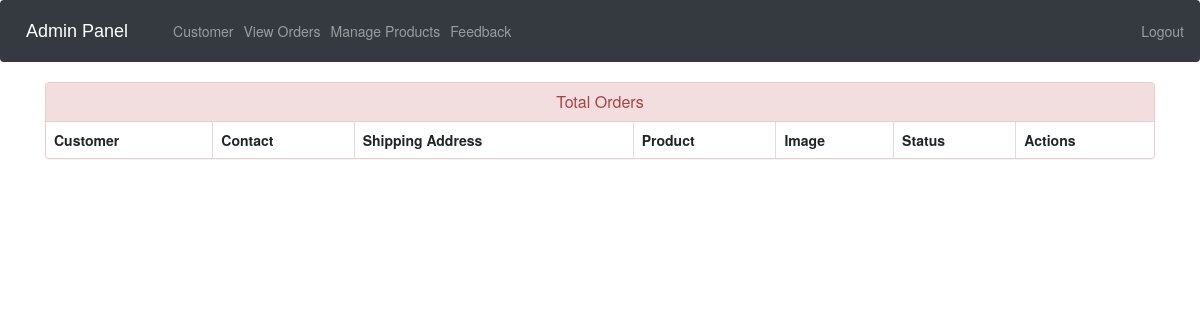
Before: /admin-view-booking (signed in) with the older database file.
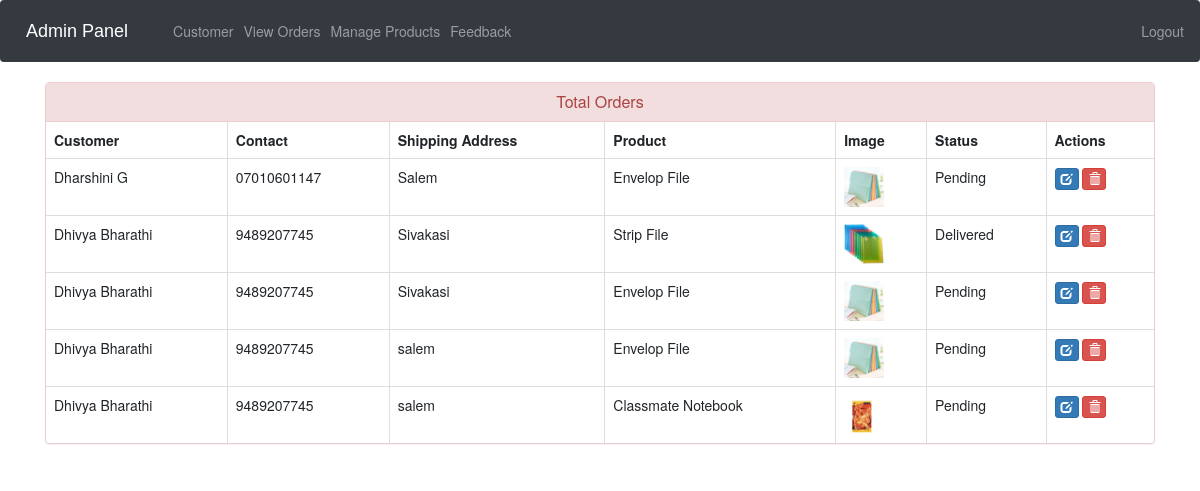
After: the same page with the newer database file.
### ecom/models.py (models this page shows, shortened)
class Customer(models.Model):
    user=models.OneToOneField(User,on_delete=models.CASCADE)
    profile_pic= models.ImageField(upload_to='profile_pic/CustomerProfilePic/',null=True,blank=True)
    address = models.CharField(max_length=40)
    mobile = models.CharField(max_length=20,null=False)
    @property
    def get_name(self):
        return self.user.first_name+" "+self.user.last_name

class Orders(models.Model):
    STATUS =(
        ('Pending','Pending'),
        ('Order Confirmed','Order Confirmed'),
        ('Out for Delivery','Out for Delivery'),
        ('Delivered','Delivered'),
    )
    customer=models.ForeignKey('Customer', on_delete=models.CASCADE,null=True)
    product=models.ForeignKey('Product',on_delete=models.CASCADE,null=True)
    email = models.CharField(max_length=50,null=True)
    address = models.CharField(max_length=500,null=True)
    mobile = models.CharField(max_length=20,null=True)
    order_date= models.DateField(auto_now_add=True,null=True)
    status=models.CharField(max_length=50,null=True,choices=STATUS)

class Product(models.Model):
    name=models.CharField(max_length=40)
    product_image= models.ImageField(upload_to='product_image/',null=True,blank=True)
    price = models.PositiveIntegerField()
    description=models.CharField(max_length=40)

### ecom/views.py (the view)
# urls.py: path('admin-view-booking', views.admin_view_booking_view,name='admin-view-booking'),
@login_required(login_url='adminlogin')
def admin_view_booking_view(request):
    orders=models.Orders.objects.all()
    ordered_products=[]
    ordered_bys=[]
    for order in orders:
        ordered_product=models.Product.objects.all().filter(id=order.product.id)
        ordered_by=models.Customer.objects.all().filter(id = order.customer.id)
        ordered_products.append(ordered_product)
        ordered_bys.append(ordered_by)
    return render(request,'ecom/admin_view_booking.html',{'data':zip(ordered_products,ordered_bys,orders)})

### templates/ecom/admin_view_booking.html (shortened to what this page needs)
{% extends 'ecom/admin_base.html' %}
{% load static %}
{% block content %}
<head>
  <link href="//netdna.bootstrapcdn.com/bootstrap/3.0.0/css/bootstrap.min.css" rel="stylesheet" id="bootstrap-css">
</head>
<div class="container">
  <div class="panel panel-danger">
    <div class="panel-heading">
      <h6 class="panel-title">Total Orders</h6>
    </div>
    <table class="table table-hover table-bordered" id="dev-table">
      <thead>
        <tr>
          <th>Customer</th>
          <th>Contact</th>
          <th>Shipping Address</th>
          <th>Product</th>
          <th>Image</th>
          <th>Status</th>
          <th>Actions</th>
        </tr>
      </thead>
      {% for product,customer,order in data %}
      <tr>
        {% for c in customer %}
        <td> {{c.get_name}}</td>
        <td>{{c.mobile}}</td>
        <td>{{order.address}}</td>
        {% endfor %}
        {% for p in product %}
        <td> {{p.name}}</td>
        <td> <img src="{% static p.product_image.url %}" alt="Profile Pic" height="40px" width="40px" /></td>
        <td>{{order.status}}</td>
        <td><a class="btn btn-primary btn-xs" href="{% url 'update-order' order.id  %}"><span class="glyphicon glyphicon-edit"></span></a>
        <a class="btn btn-danger btn-xs" href="{% url 'delete-order' order.id  %}"><span class="glyphicon glyphicon-trash"></span></a></td>
        {% endfor %}
      </tr>
      {% endfor %}
    </table>
  </div>
</div>
{% endblock content %}

Changed rows visible on the page:
added Orders: address "Salem", status "Pending"
added Customer: get_name "Dharshini G", mobile "07010601147"
now on this page (row unchanged): Product: name "Envelop File", product_image (picture)
added Orders: address "Sivakasi", status "Delivered"
now on this page (row edited): Customer: get_name "Dhivya Bharathi", mobile "9489207745"
now on this page (row unchanged): Product: name "Strip File", product_image (picture)
added Orders: address "Sivakasi", status "Pending"
added Orders: address "salem", status "Pending"
added Orders: address "salem", status "Pending"
now on this page (row unchanged): Product: name "Classmate Notebook", product_image (picture)
